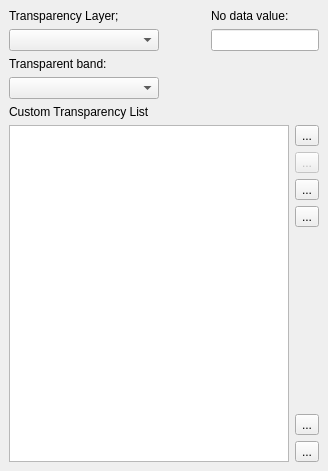
     <widget class="QWidget" name="tabPageTransparency" >
      <attribute name="title" >
       <string>Transparent Pixels</string>
      </attribute>
      <layout class="QGridLayout" >
       <property name="margin" >
        <number>9</number>
       </property>
       <property name="spacing" >
        <number>6</number>
       </property>
       <item row="1" column="1" >
        <spacer>
         <property name="orientation" >
          <enum>Qt::Horizontal</enum>
         </property>
         <property name="sizeHint" >
          <size>
           <width>40</width>
           <height>20</height>
          </size>
         </property>
        </spacer>
       </item>
       <item row="3" column="0" >
        <widget class="QComboBox" name="cboxTransparent" >
         <property name="sizePolicy" >
          <sizepolicy>
           <hsizetype>7</hsizetype>
           <vsizetype>0</vsizetype>
           <horstretch>0</horstretch>
           <verstretch>0</verstretch>
          </sizepolicy>
         </property>
         <property name="minimumSize" >
          <size>
           <width>150</width>
           <height>0</height>
          </size>
         </property>
        </widget>
       </item>
       <item row="2" column="0" >
        <widget class="QLabel" name="lblTransarent" >
         <property name="text" >
          <string>Transparent band:</string>
         </property>
        </widget>
       </item>
       <item row="1" column="0" >
        <widget class="QComboBox" name="cboxTranparencyLayer" />
       </item>
       <item row="4" column="0" colspan="3" >
        <widget class="QLabel" name="label_2" >
         <property name="text" >
          <string>Custom Transparency List</string>
         </property>
        </widget>
       </item>
       <item row="0" column="0" >
        <widget class="QLabel" name="label_3" >
         <property name="text" >
          <string>Transparency Layer;</string>
         </property>
        </widget>
       </item>
       <item row="1" column="2" colspan="2" >
        <widget class="QLineEdit" name="leNoDataValue" />
       </item>
       <item row="5" column="0" colspan="3" >
        <widget class="QTableWidget" name="tableTransparency" >
         <property name="verticalScrollBarPolicy" >
          <enum>Qt::ScrollBarAsNeeded</enum>
         </property>
         <property name="alternatingRowColors" >
          <bool>true</bool>
         </property>
         <property name="selectionMode" >
          <enum>QAbstractItemView::SingleSelection</enum>
         </property>
         <property name="selectionBehavior" >
          <enum>QAbstractItemView::SelectRows</enum>
         </property>
         <property name="showGrid" >
          <bool>false</bool>
         </property>
         <property name="rowCount" >
          <number>0</number>
         </property>
         <property name="columnCount" >
          <number>0</number>
         </property>
        </widget>
       </item>
       <item row="5" column="3" >
        <layout class="QVBoxLayout" >
         <property name="margin" >
          <number>0</number>
         </property>
         <property name="spacing" >
          <number>6</number>
         </property>
         <item>
          <widget class="QToolButton" name="pbnAddValuesManually" >
           <property name="toolTip" >
            <string>Add Values Manually</string>
           </property>
           <property name="text" >
            <string>...</string>
           </property>
           <property name="icon" >
            <iconset>../../images/themes/default/mActionNewAttribute.png</iconset>
           </property>
          </widget>
         </item>
         <item>
          <widget class="QToolButton" name="pbnAddValuesFromDisplay" >
           <property name="enabled" >
            <bool>false</bool>
           </property>
           <property name="toolTip" >
            <string>Add Values From Display</string>
           </property>
           <property name="text" >
            <string>...</string>
           </property>
           <property name="icon" >
            <iconset>../../images/themes/default/mActionContextHelp.png</iconset>
           </property>
          </widget>
         </item>
         <item>
          <widget class="QToolButton" name="pbnRemoveSelectedRow" >
           <property name="toolTip" >
            <string>Remove Selected Row</string>
           </property>
           <property name="text" >
            <string>...</string>
           </property>
           <property name="icon" >
            <iconset>../../images/themes/default/mActionDeleteAttribute.png</iconset>
           </property>
          </widget>
         </item>
         <item>
          <widget class="QToolButton" name="pbnDefaultValues" >
           <property name="toolTip" >
            <string>Default Values</string>
           </property>
           <property name="text" >
            <string>...</string>
           </property>
           <property name="icon" >
            <iconset>../../images/themes/default/mActionCopySelected.png</iconset>
           </property>
          </widget>
         </item>
         <item>
          <spacer>
           <property name="orientation" >
            <enum>Qt::Vertical</enum>
           </property>
           <property name="sizeHint" >
            <size>
             <width>20</width>
             <height>181</height>
            </size>
           </property>
          </spacer>
         </item>
         <item>
          <widget class="QToolButton" name="pbnImportTransparentPixelValues" >
           <property name="toolTip" >
            <string>Import From File</string>
           </property>
           <property name="text" >
            <string>...</string>
           </property>
           <property name="icon" >
            <iconset>../../images/themes/default/mActionFolder.png</iconset>
           </property>
          </widget>
         </item>
         <item>
          <widget class="QToolButton" name="pbnExportTransparentPixelValues" >
           <property name="toolTip" >
            <string>Export To File</string>
           </property>
           <property name="text" >
            <string>...</string>
           </property>
           <property name="icon" >
            <iconset>../../images/themes/default/mActionFileSave.png</iconset>
           </property>
          </widget>
         </item>
        </layout>
       </item>
       <item row="0" column="2" >
        <widget class="QLabel" name="textLabel2_4_3" >
         <property name="text" >
          <string>No data value:</string>
         </property>
         <property name="buddy" >
          <cstring>sliderTransparency</cstring>
         </property>
        </widget>
       </item>
      </layout>
     </widget>
